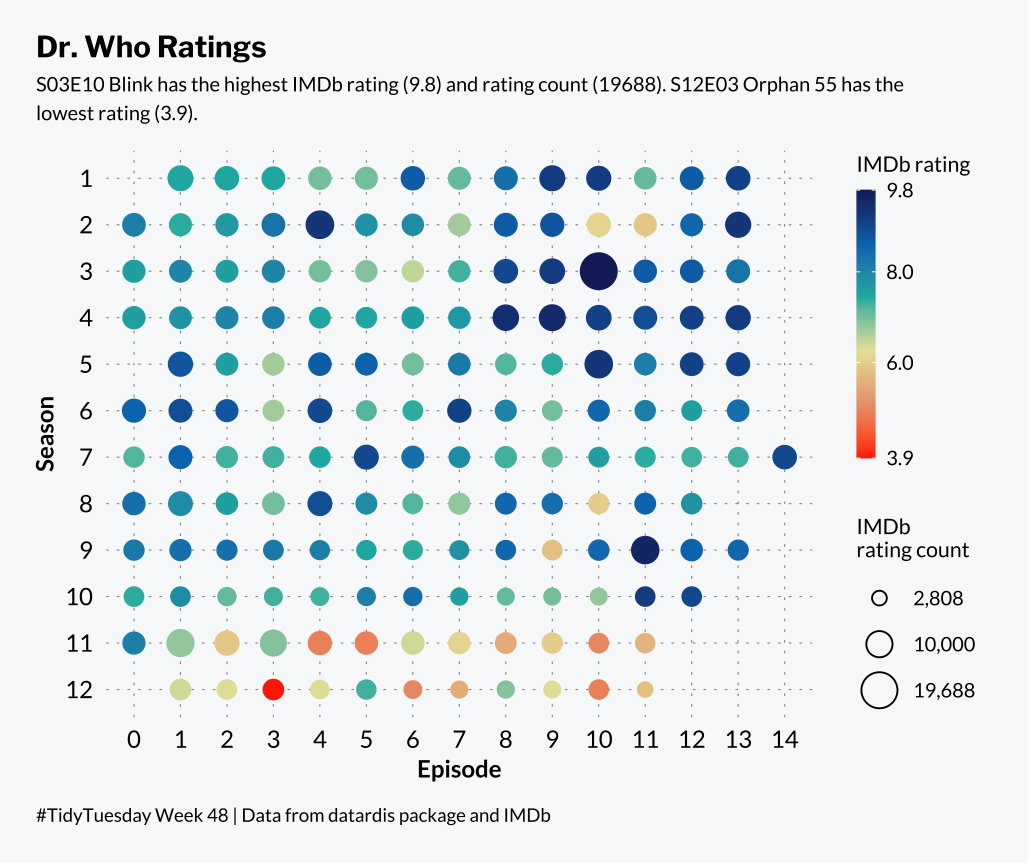

Reproduce this figure in R.
#TidyTuesday Week 48
#https://github.com/rfordatascience/tidytuesday/blob/master/data/2021/2021-11-23/readme.md

library(tidyverse)
library(showtext)
font_add_google("Lato")
font_add_google("Libre Franklin")
showtext_auto()

directors <- readr::read_csv('https://raw.githubusercontent.com/rfordatascience/tidytuesday/master/data/2021/2021-11-23/directors.csv')
episodes <- readr::read_csv('https://raw.githubusercontent.com/rfordatascience/tidytuesday/master/data/2021/2021-11-23/episodes.csv')
writers <- readr::read_csv('https://raw.githubusercontent.com/rfordatascience/tidytuesday/master/data/2021/2021-11-23/writers.csv')
imdb <- readr::read_csv('https://raw.githubusercontent.com/rfordatascience/tidytuesday/master/data/2021/2021-11-23/imdb.csv')

colSums(is.na(episodes))
colSums(is.na(imdb))

imdb %>%
  ggplot(aes(y=fct_rev(factor(season)), x=factor(ep_num))) +
  geom_point(aes(color=rating, size=rating_n)) +
  scale_color_gradientn(colors=LaCroixColoR::lacroix_palette("PeachPear", type="continuous"),
                        breaks=c(3.9,6,8,9.8)) +
  scale_size_area(breaks=c(2808, 10000, 19688), label=scales::comma) +
  coord_fixed() +
  theme_minimal(base_family = "Lato") +
  theme(plot.margin=margin(.5,.5,.5,.5, unit="cm"),
        panel.grid=element_line(linetype = "dotted", color="grey60", size=.2),
        legend.title=element_text(size=8, margin=margin(b=2)),
        legend.text=element_text(size=7.5),
        axis.text=element_text(color="black", size=9),
        axis.title.x=element_text(color="black", size=9, face="bold", margin=margin(t=3)),
        axis.title.y=element_text(color="black", size=9, face="bold"),
        plot.caption.position = "plot",
        plot.caption = element_text(size=7, hjust=0, margin=margin(t=10)),
        plot.title.position = "plot",
        plot.title=element_text(face="bold",family="Libre Franklin", size=11),
        plot.subtitle=element_text(size=7.5, margin=margin(b=10), lineheight = 1.2),
        plot.background = element_rect(fill="#f8f9fa", color=NA)
        ) +
  guides(color=guide_colorbar(barheight = unit(7, "lines"),
                              barwidth = unit(.5, "lines"),
                              order=1),
         size=guide_legend(override.aes = list(shape=21))) +
  labs(color="IMDb rating", size="IMDb\nrating count",
       x="Episode", y="Season",
       caption="#TidyTuesday Week 48 | Data from datardis package and IMDb",
       title="Dr. Who Ratings",
       subtitle="S03E10 Blink has the highest IMDb rating (9.8) and rating count (19688). S12E03 Orphan 55 has the\nlowest rating (3.9).")
